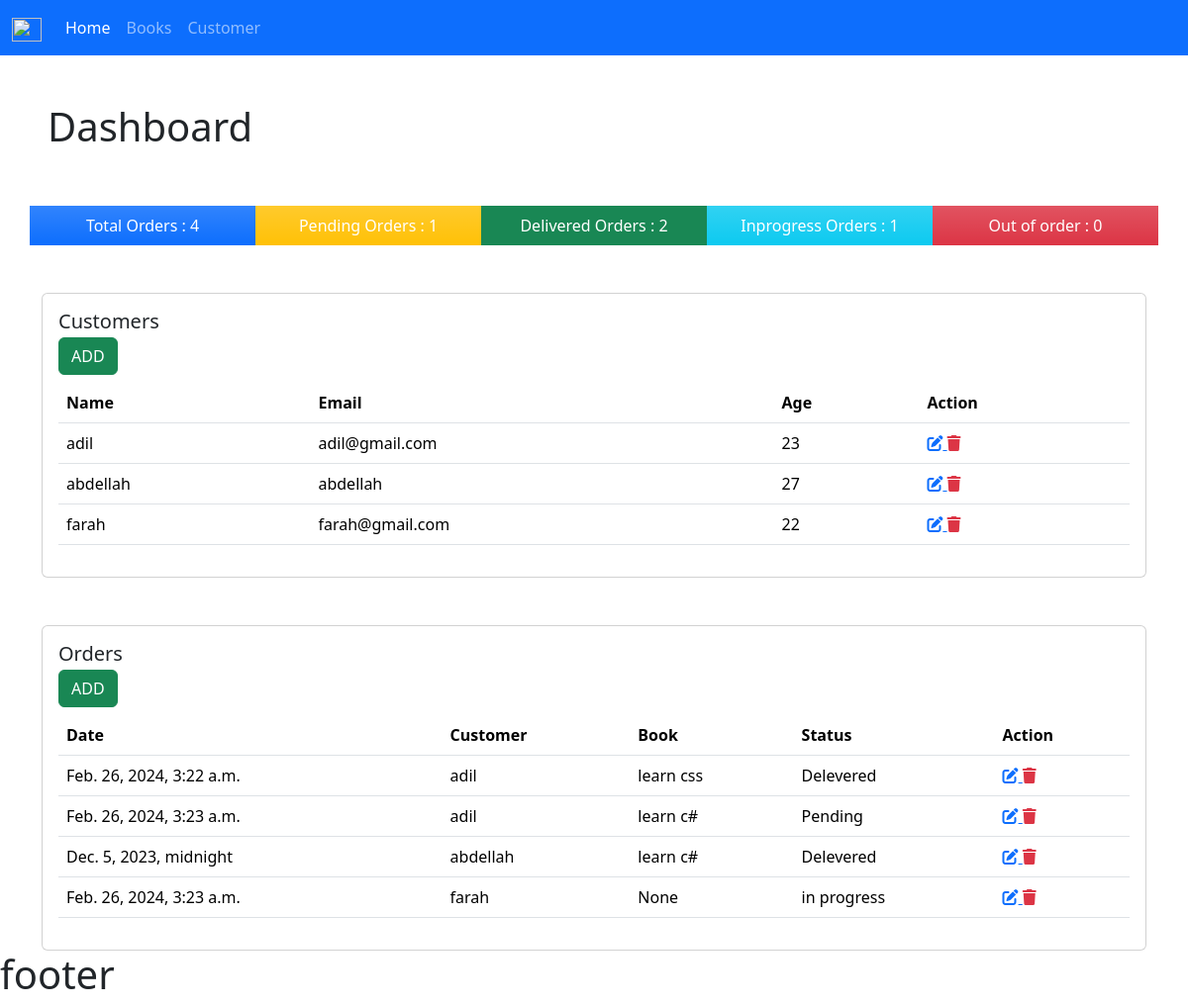
The page / on the database its author committed.
### bookstore/models.py (models this page shows)
class Customer(models.Model):
    name =models.CharField(max_length=190,null=True)
    email =models.CharField(max_length=190,null=True)
    phone =models.CharField(max_length=190,null=True)
    age =models.CharField(max_length=190,null=True)
    date_created =models.DateTimeField(null=True,auto_now_add=True)
    def __str__(self):
        return self.name

class Order(models.Model):
    STATUS= (
        ('Pending','Pending'),
        ('Delevered','Delevered'),
        ('in progress','in progress'),
        ('out of order','out of order'),
    )
    fk_customer=models.ForeignKey(Customer,null=True,on_delete=models.SET_NULL)
    fk_book=models.ForeignKey(Book,null=True,on_delete=models.SET_NULL)
    fk_tag=models.ManyToManyField(Tag)
    date_created =models.DateTimeField(max_length=190,null=True)
    status =models.CharField(max_length=200,choices=STATUS,null=True)

class Book(models.Model):
    CAT= (
        ('Classics','Classics'),
        ('Commic Book','Comic Book'),
        ('Fantasy','Fantasy'),
        ('Horror','Horror'),
        ('Programming','Programming'),
    )
    name =models.CharField(max_length=190,null=True)
    author =models.CharField(max_length=190,null=True)
    price =models.FloatField(null=True)
    fk_tag=models.ManyToManyField(Tag)
    category =models.CharField(max_length=200,null=True,choices=CAT)
    description =models.CharField(max_length=190,null=True)
    date_created =models.DateTimeField(max_length=190,null=True)
    def __str__(self):
        return self.name

### bookstore/views.py (the view)
# urls.py: 2. Add a URL to urlpatterns:  path('', views.home, name='home')
def home(request):
    customers = Customer.objects.all()
    orders = Order.objects.all()
    torders = orders.count()
    porders = orders.filter(status='Pending').count()
    dorders = orders.filter(status='Delevered').count()
    oorders = orders.filter(status='out of order').count()
    iorders = orders.filter(status='in progress').count()
    context = {
            'customers': customers,
             'orders'  : orders,
             'torders' : torders,
             'dorders' : dorders,
             'iorders' : iorders,
             'oorders' : oorders,
             'porders' : porders,
             }
    return render(request, 'bookstore/dashboard.html',context)

### bookstore/templates/bookstore/dashboard.html (shortened to what this page needs)
{% extends "Bookstore/main.html"%}
{% block content %}
<h1 class="p-5">Dashboard </h1>
<div class="container text-center ">
    <div class="row">
      <div class="col bg-primary bg-gradient p-2 text-white">
        Total Orders : {{torders}}
      </div>
      <div class="col p-2 bg-warning bg-gradient text-white">
        Pending Orders : {{porders}}
      </div>
      <div class="col bg-success p-2 text-white">
        Delivered Orders : {{dorders}}
      </div>
      <div class="col bg-info p-2 bg-gradient text-white">
        Inprogress Orders : {{iorders}}
      </div>
      <div class="col bg-danger bg-gradient p-2 text-white">
        Out of order : {{oorders}}
      </div>
    </div>
  </div>
<div class="container ">
    <div class="row pt-5">
        <div class="col">
        <div class="card">
            <div class="card-body">
              <h5 class="card-title">Customers</h5>
              <h6 class="card-subtitle mb-2 text-body-secondary">
              <a class="btn btn-success" href="#">ADD</a>
              </h6>
              <table class="table">
                <thead>
                <tr>
                    <th scope="col">Name</th>
                    <th scope="col">Email</th>
                    <th scope="col">Age</th>
                    <th scope="col">Action</th>
                </tr>
                </thead>
                <tbody>
                    {% for item in customers %}
                    <tr>
                    <td>{{item.name}}</td>
                    <td>{{item.email}}</td>
                    <td>{{item.age}}</td>
                    <td>
                        <a class="text-primary" href="#"=>
                            <i class="fa-solid fa-pen-to-square"></i>
                        </a>
                        <a class="text-danger" href="#"=>
                            <i class="fa-solid fa-trash"></i>
                        </a>
                    </td>
                    </tr>
                    {% endfor %}
                </tbody>
            </table>
            </div>
          </div>
      </div>
    </div>
    <div class="row pt-5">
        <div class="col">
        <div class="card">
            <div class="card-body">
              <h5 class="card-title">Orders</h5>
              <h6 class="card-subtitle mb-2 text-body-secondary">
                <a class="btn btn-success" href="#">ADD</a>
                </h6>
              <table class="table">
                <thead>
                <tr>
                    <th scope="col">Date</th>
                    <th scope="col">Customer</th>
                    <th scope="col">Book</th>
                    <th scope="col">Status</th>
                    <th scope="col">Action</th>
                </tr>
                </thead>
                <tbody>
                    {% for item in orders %}
                    <tr>
                    <td>{{item.date_created}}</td>
                    <td>{{item.fk_customer}}</td>
                    <td>{{item.fk_book}}</td>
                    <td>{{item.status}}</td>
                    <td>
                        <a class="text-primary" href="#"=>
                            <i class="fa-solid fa-pen-to-square"></i>
                        </a>
                        <a class="text-danger" href="#"=>
                            <i class="fa-solid fa-trash"></i>
                        </a>
                    </td>
                    </tr>
                    {% endfor %}
                </tbody>
            </table>
            </div>
          </div>
      </div>
    </div>
</div>
{% endblock content %}

### bookstore/templates/bookstore/main.html (shortened to what this page needs)
{% load static %}
<!DOCTYPE html>
<html lang="en">
<head>
    <link href="https://cdn.jsdelivr.net/npm/bootstrap@5.3.3/dist/css/bootstrap.min.css" rel="stylesheet">
    <link rel="stylesheet" href="https://cdnjs.cloudflare.com/ajax/libs/font-awesome/6.5.1/css/all.min.css" />
</head>
<body>
    {% include "Bookstore/navbar.html" %}
    {%block content%}{% endblock %}
    {% include "Bookstore/footer.html" %}
</body>
</html>

### bookstore/templates/bookstore/navbar.html (shortened to what this page needs)
{% load static %}
<nav class="navbar navbar-expand-lg navbar-dark bg-primary">
    <div class="container-fluid">
      <a class="navbar-brand" href="#">
        <img src="{% static "/images/storebook.png" %}" width="30" height="24">
      </a>
      <div class="collapse navbar-collapse" id="navbarSupportedContent">
        <ul class="navbar-nav me-auto mb-2 mb-lg-0">
          <li class="nav-item">
            <a class="nav-link active" aria-current="page" href="#">Home</a>
          </li>
          <li class="nav-item">
            <a class="nav-link" href="#">Books</a>
          </li>
          <li class="nav-item">
            <a class="nav-link" href="#">Customer</a>
          </li>
        </ul>
    </div>
  </nav>

### bookstore/templates/bookstore/footer.html
<h1>footer</h1>

### rows shown on the page
Customer: name "adil", email "adil@gmail.com", age "23"
Customer: name "abdellah", email "abdellah", age "27"
Customer: name "farah", email "farah@gmail.com", age "22"
Order: date_created "Feb. 26, 2024, 3:22 a.m.", fk_customer "adil", fk_book "learn css", status "Delevered"
Order: date_created "Feb. 26, 2024, 3:23 a.m.", fk_customer "adil", fk_book "learn c#", status "Pending"
Order: date_created "Dec. 5, 2023, midnight", fk_customer "abdellah", fk_book "learn c#", status "Delevered"
Order: date_created "Feb. 26, 2024, 3:23 a.m.", fk_customer "farah", fk_book "None", status "in progress"

### other values the page prints
{{ torders }} "4"
{{ porders }} "1"
{{ dorders }} "2"
{{ iorders }} "1"
{{ oorders }} "0"
